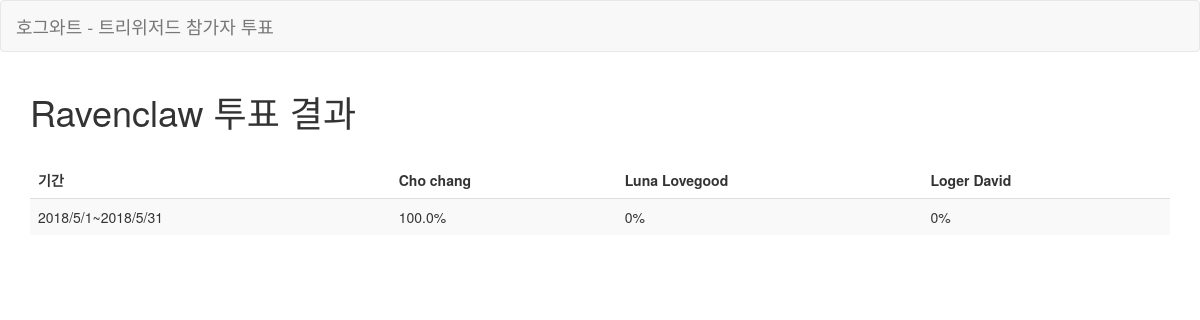
The page /dormitories/Ravenclaw/results on the database its author committed.
### election/models.py (models this page shows, shortened)
class Character(models.Model):
    name = models.CharField(max_length = 15)
    gender = models.CharField(max_length = 10)
    dormitory = models.CharField(max_length = 15)
    description = models.TextField()

### election/views.py (the view)
# urls.py: url(r'^dormitories/(?P<dormitory>.+)/results$', views.results),
def results(request, dormitory):
    characters = Character.objects.filter( dormitory = dormitory )
    polls = Poll.objects.filter( dormitory = dormitory )
    poll_results = []
    for poll in polls:
        result = {}
        result['start_date'] = poll.start_date
        result['end_date'] = poll.end_date
        total_votes = Choice.objects.filter( poll_id = poll.id ).aggregate(Sum('votes'))
        result['total_votes'] = total_votes['votes__sum']
        rates = []
        for character in characters:
            try:
                choice = Choice.objects.get(poll = poll, character = character)
                rates.append(
                    round(choice.votes * 100 / result['total_votes'],1)
                    )
            except:
                rates.append(0)
        result['rates'] = rates
        poll_results.append(result)
    context = {'characters':characters, 'dormitory':dormitory, 'poll_results':poll_results}
    return render(request, 'election/result.html', context)

### election/templates/election/result.html (shortened to what this page needs)
{% extends "election/layout.html" %}
{% block content %}
<body>
<div class="container">
<h1>{{dormitory}} 투표 결과</h1>
<br>
<table class="table table-striped">
    <thead>
    <tr>
        <td><B>기간</B></td>
        {% for character in characters %}
        <td><B>{{character.name}}</B></td>
        {% endfor %}
    </tr>
    </thead>
    <tbody>
        {% for result in poll_results %}
        <tr>
            <td> {{result.start_date.year}}/{{result.start_date.month}}/{{result.start_date.day}}~{{result.end_date.year}}/{{result.end_date.month}}/{{result.end_date.day}} </td>
            {% for rate in result.rates %}
            <td>{{rate}}% </td>
            {% endfor %}
        </tr>
        {% endfor %}
</table>
</div>
</body>
{% endblock %}

### rows shown on the page
Character: name "Cho chang"
Character: name "Luna Lovegood"
Character: name "Loger David"

### other values the page prints
{{ dormitory }} "Ravenclaw"
{{ result.start_date.year }} "2018"
{{ result.start_date.month }} "5"
{{ result.start_date.day }} "1"
{{ result.end_date.year }} "2018"
{{ result.end_date.month }} "5"
{{ result.end_date.day }} "31"
{{ rate }} "100.0" "0" "0"
